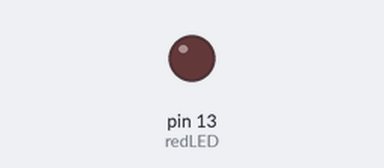
This sketch was run on a simulated Arduino Uno, built with avr-gcc and run on an emulated ATmega328P. Parts: output pins drawn as LEDs (lit = HIGH).

Above: at 2.0 s.
At 7.75 s:
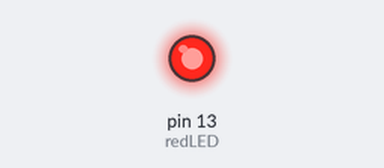
Timing chart, 0 to 8.4 s (numbered marks = the images above):
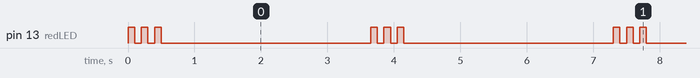

The sketch:

SOS.ino
```cpp
int redLED = 13;
int yellowLED = 12;
int greenLED = 11;
int dit = 100;
int dah = 250;
int shortWait = 300;
int longWait = 500;

void setup() {
  // put your setup code here, to run once:
  pinMode(redLED, OUTPUT);

}

void loop() {
  // put your main code here, to run repeatedly:

  // S in morse code
  digitalWrite(redLED, HIGH);
  delay(dit);
  digitalWrite(redLED, LOW);
  delay(dit);
  digitalWrite(redLED, HIGH);
  delay(dit);
  digitalWrite(redLED, LOW);
  delay(dit);
  digitalWrite(redLED, HIGH);
  delay(dit);
  digitalWrite(redLED, LOW);
  delay(shortWait);

  // O in morse code
  digitalWrite(yellowLED, HIGH);
  delay(dah);
  digitalWrite(yellowLED, LOW);
  delay(dah);
  digitalWrite(yellowLED, HIGH);
  delay(dah);
  digitalWrite(yellowLED, LOW);
  delay(dah);
  digitalWrite(yellowLED, HIGH);
  delay(dah);
  digitalWrite(yellowLED, LOW);
  delay(shortWait);

  // S in morse code
  digitalWrite(greenLED, HIGH);
  delay(dit);
  digitalWrite(greenLED, LOW);
  delay(dit);
  digitalWrite(greenLED, HIGH);
  delay(dit);
  digitalWrite(greenLED, LOW);
  delay(dit);
  digitalWrite(greenLED, HIGH);
  delay(dit);
  digitalWrite(greenLED, LOW);
  delay(shortWait);

  delay(longWait);
}
```

Measured:
- by itself, pin 13 (redLED): repeats every 3.7 s: 2 × (LOW 0.10 s, HIGH 0.10 s), LOW 3.2 s, HIGH 0.10 s
- by itself, everything shown: repeats every 3.7 s, in 6 steps
